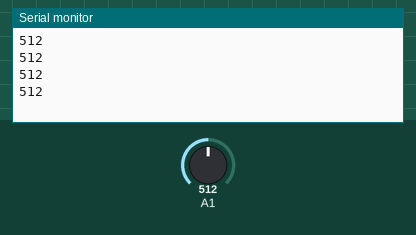
Bench run of a sketch on a simulated Arduino Uno, built with avr-gcc and run on an emulated ATmega328P. Parts: the last lines printed to the serial monitor. The inputs (shaded band) are chosen by the test bench; at power-on: A1 = 512.

Above: at 1.2 s.
1.3 s: A1 set to 716
At 1.71 s:
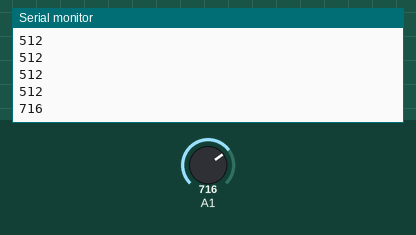
2.8 s: A1 set to 900
At 2.91 s:
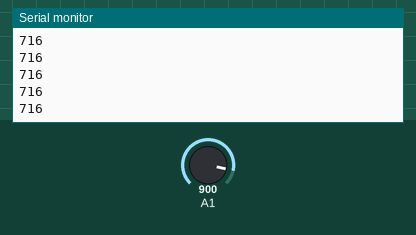
Timing chart, 0 to 5.8 s (numbered marks = the images above; inputs shaded):
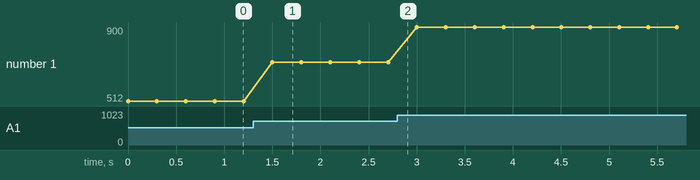

The sketch:

cds.ino
```cpp
void setup() {
  Serial.begin(9600);
}

void loop() {
  int cds_val = analogRead(A1);
  Serial.println(cds_val);
  delay(300);
}
```

Measured:
- after the input at 1.3 s, the serial monitor: prints a new line after 0.20 s (image 1)
- plotted number 1: 512 → 716 after the input at 1.3 s, 716 → 900 after the input at 2.8 s
